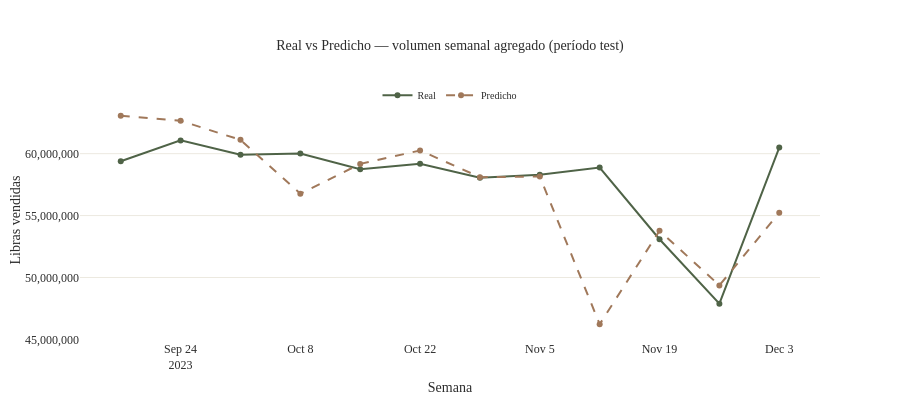

Here is the notebook cell this chart was saved with:
### Markdown cell above
### Análisis del modelo revisión:

### Code cell
# ── GRÁFICO: Real vs Predicho ─────────────────────────────────────────────────

resultado = test[["Fecha", "Region_Geo", "Tipo", TARGET]].copy()
resultado["Predicho"] = y_pred

# Agregamos por fecha para ver tendencia nacional
comp = (
    resultado
    .groupby("Fecha")[["TotalVolume", "Predicho"]]
    .sum()
    .reset_index()
)

fig_eval = go.Figure()

fig_eval.add_trace(go.Scatter(
    x    = comp["Fecha"],
    y    = comp["TotalVolume"],
    name = "Real",
    mode = "lines+markers",
    line = dict(color=PALETA["musgo"], width=2),
    marker = dict(size=6),
))

fig_eval.add_trace(go.Scatter(
    x    = comp["Fecha"],
    y    = comp["Predicho"],
    name = "Predicho",
    mode = "lines+markers",
    line = dict(color=PALETA["tierra"], width=2, dash="dash"),
    marker = dict(size=6),
))

fig_eval.update_layout(
    title       = "Real vs Predicho — volumen semanal agregado (período test)",
    xaxis_title = "Semana",
    yaxis_title = "Libras vendidas",
    yaxis       = dict(tickformat=",.0f"),
    height      = 420,
    legend      = dict(orientation="h", y=1.08, x=0.5, xanchor="center"),
)

fig_eval.show()

### Figure 1 — Plotly figure (JSON) as saved in the notebook; plotly's stock layout.template omitted (floating-point values rounded to 4 significant figures)
{"data": [{"line": {"color": "#4F6347", "width": 2}, "marker": {"size": 6}, "mode": "lines+markers", "name": "Real", "type": "scatter", "x": ["2023-09-17T00:00:00.000000000", "2023-09-24T00:00:00.000000000", "2023-10-01T00:00:00.000000000", "2023-10-08T00:00:00.000000000", "2023-10-15T00:00:00.000000000", "2023-10-22T00:00:00.000000000", "2023-10-29T00:00:00.000000000", "2023-11-05T00:00:00.000000000", "2023-11-12T00:00:00.000000000", "2023-11-19T00:00:00.000000000", "2023-11-26T00:00:00.000000000", "2023-12-03T00:00:00.000000000"], "y": [59390000.0, 61070000.0, 59920000.0, 60020000.0, 58740000.0, 59180000.0, 58050000.0, 58310000.0, 58880000.0, 53090000.0, 47890000.0, 60490000.0]}, {"line": {"color": "#A0785A", "dash": "dash", "width": 2}, "marker": {"size": 6}, "mode": "lines+markers", "name": "Predicho", "type": "scatter", "x": ["2023-09-17T00:00:00.000000000", "2023-09-24T00:00:00.000000000", "2023-10-01T00:00:00.000000000", "2023-10-08T00:00:00.000000000", "2023-10-15T00:00:00.000000000", "2023-10-22T00:00:00.000000000", "2023-10-29T00:00:00.000000000", "2023-11-05T00:00:00.000000000", "2023-11-12T00:00:00.000000000", "2023-11-19T00:00:00.000000000", "2023-11-26T00:00:00.000000000", "2023-12-03T00:00:00.000000000"], "y": [63060000.0, 62660000.0, 61120000.0, 56770000.0, 59170000.0, 60260000.0, 58110000.0, 58150000.0, 46220000.0, 53770000.0, 49360000.0, 55230000.0]}], "layout": {"height": 420, "legend": {"orientation": "h", "x": 0.5, "xanchor": "center", "y": 1.08}, "title": {"text": "Real vs Predicho — volumen semanal agregado (período test)"}, "xaxis": {"title": {"text": "Semana"}}, "yaxis": {"tickformat": ",.0f", "title": {"text": "Libras vendidas"}}}}
